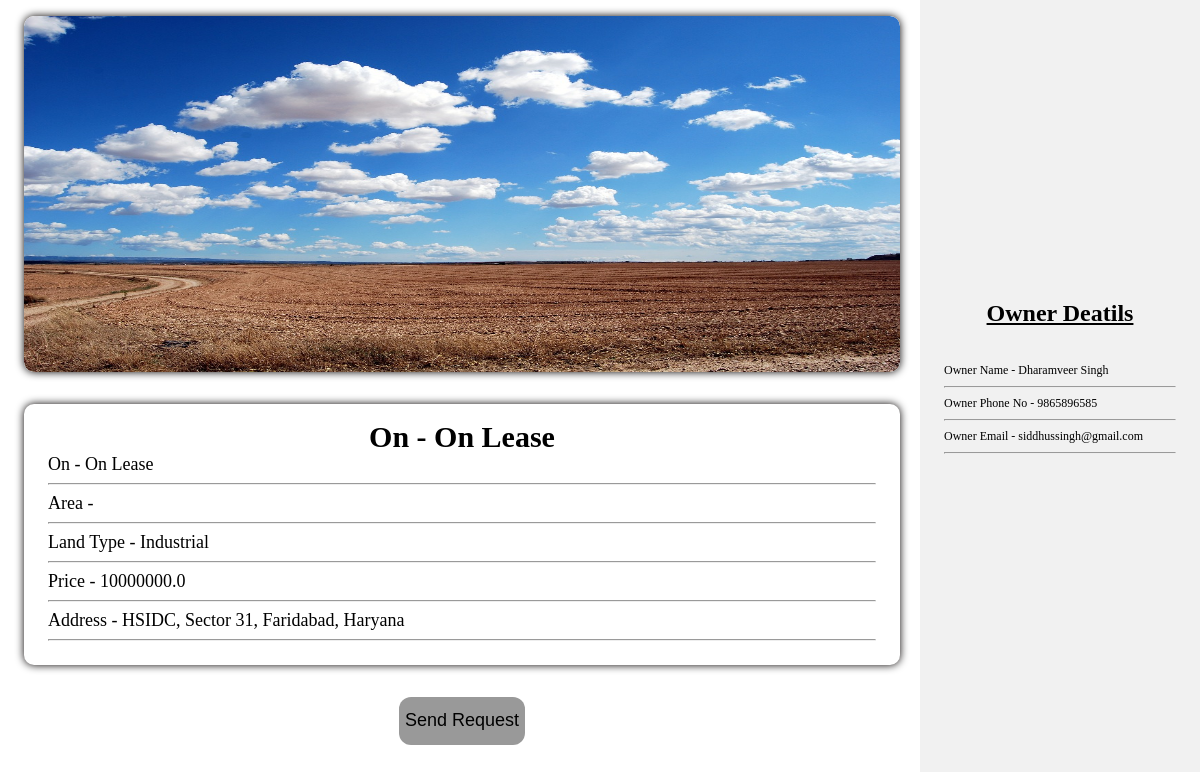
Page /property_details/4/?p_type=Land (signed in) on the earlier database version.
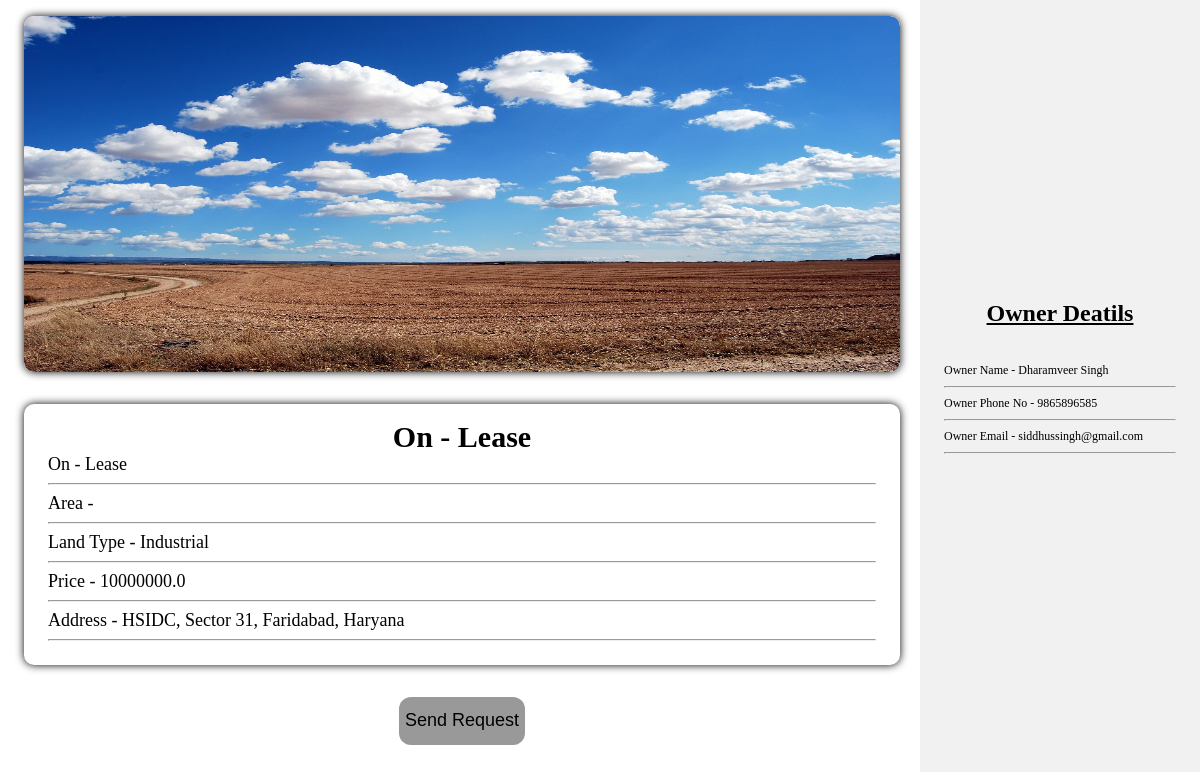
Same page on the later database version.
### bricks/models.py (models this page shows, shortened)
class land(models.Model):
    name=models.CharField(max_length=500,blank=False,null=True,default=None)
    cat=models.ForeignKey("category", null=True , on_delete=models.CASCADE, default=None)
    owner_phone=models.IntegerField(null=True, blank=False)
    owner_name=models.CharField(max_length=500,blank=False,null=True,default=None)
    owner_mail=models.EmailField(max_length=500,blank=False,null=True)
    area=models.IntegerField(default=0)
    land_type=models.CharField(choices=t_l, max_length=50, default= None, null=True)
    price=models.FloatField(default=0)
    p_type=models.CharField(max_length=10, default="Land")
    address=models.CharField(max_length=200, blank= False, default=None, null=False, unique=True)
    image=models.ImageField(upload_to='images/')

class category(models.Model):
    cat=models.CharField(max_length=50)
    def __str__(self) :
        return self.cat

### bricks/views.py (the view, shortened to what this page needs)
# urls.py: path('property_details/<str:property_id>/',views.property_details,name='property_details'),
def property_details(request,property_id):
    p_type=request.GET.get('p_type')
    if request.method == 'GET':
     is_land = True
     if p_type == "Built" :
         is_land=False
         obj=built.objects.filter(pk=property_id)
         return render(request,'bricks/property_details.html',{"obj":obj[0]})
     else:
         obj=land.objects.filter(pk=property_id)
         return render(request,'bricks/property_details.html',{"obj":obj[0],"is_land":is_land})

### bricks/templates/bricks/property_details.html (shortened to what this page needs)
<!DOCTYPE html>
<html lang="en">
  <head>
    {% load static %}
    <link
      rel="stylesheet"
      href="{% static 'bricks/style_property_details.css' %}"
    />
  </head>
  <body style="margin: 0; padding: 0">
    {% if user.is_authenticated %}
    <div class="full_details">
      <div class="left_side">
        {% if is_land %}
        <div
          class="part1"
          style="
            width: auto;
            height: 40%;
            margin: 2vh 2vw;
            box-shadow: 0 0 0.75vw rgb(5, 0, 0);
            border-radius: 10px;
          "
        >
          <img
            style="width: 100%; height: 100%; border-radius: 10px"
            src="{{obj.image.url}}"
            alt=""
          />
        </div>
        <div
          class="part2"
          style="
            width: auto;
            height: auto;
            padding: 2vh 2vw;
            -webkit-backdrop-filter: blur(10px);
            backdrop-filter: blur(10px);
          "
        >
          <div id="data1">
            <h2>On - {{obj.cat}}</h2>
            <p>On - {{obj.cat}}</p>
            <hr />
            <p>Area - {{obj.are}}</p>
            <hr />
            <p>Land Type - {{obj.land_type}}</p>
            <hr />
            <p>Price - {{obj.price}}</p>
            <hr />
            <p>Address - {{obj.address}}</p>
            <hr />
          </div>
        </div>
        {% endif %}
        <div class="options">
          <center>
            <a href="{% url 'send_mail' obj.owner_mail %}"
              ><button>Send Request</button>
            </a>
          </center>
        </div>
      </div>
      <div class="right_side">
        <div class="chip">
          <img
            src="https://www.w3schools.com/howto/img_avatar.png"
            alt="Person"
          />
          <h2
            style="
              text-align: center;
              font-size: 2vw;
              text-decoration: underline;
            "
          >
            Owner Deatils
          </h2>
          <div id="Para">
            <p>Owner Name - {{obj.owner_name}}</p>
            <hr />
            <p>Owner Phone No - {{obj.owner_phone}}</p>
            <hr />
            <p>Owner Email - {{obj.owner_mail}}</p>
            <hr />
          </div>
        </div>
      </div>
    </div>
  </body>
  {% endif %}
</html>

Differences in the rows shown:
changed through a linked row, land "Industrial": cat "On Lease" → "Lease"
